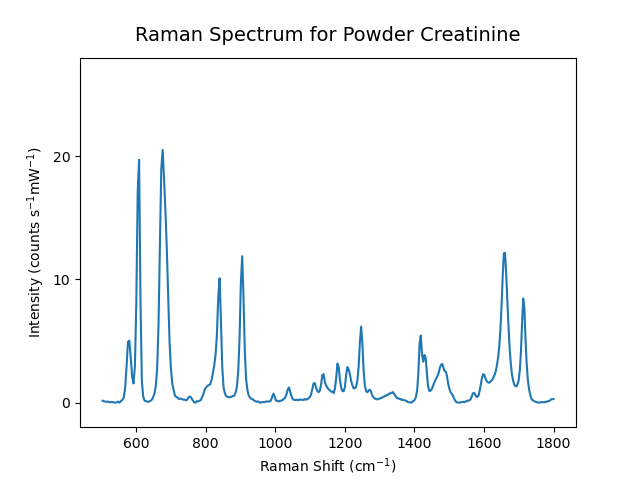

Source code (Python):
import pandas as pd
from matplotlib import pyplot as plt
from E_SERS_UA_CRN_MSc_Thesis.ALSBaselineCorrection import *

df = pd.read_csv('../Initial_Raman/CRN_Powder_RamanShift_2.txt',
                 header=None, names=['wave', 'intst'], skiprows=range(14), sep='\t')
df = df[(df['wave'] > 500) & (df['wave'] < 1800)]
df['intst'] = (df['intst'] - ALSBaselineCorrection(df['intst'])) / (7 * 22.5)

df.to_csv('../Initial_Raman/CRN_powder.csv', index=False)

wave, intst = df['wave'], df['intst']

ax = plt.subplot()
plt.plot(wave, intst)
plt.ylim(-2, 28)
ax.set_title('Raman Spectrum for powder Creatinine', fontsize=14, pad=12)
ax.set_xlabel('Raman Shift ($\mathregular{cm^{-1}}$)')
ax.set_ylabel('Intensity (counts $\mathregular{s^{-1}mW^{-1}}$)')
ax.set_yticks([0, 10, 20])
ax.set_yticklabels(['0', '10', '20'])

plt.savefig('../Initial_Raman/CRN_powder.png')
plt.show()
